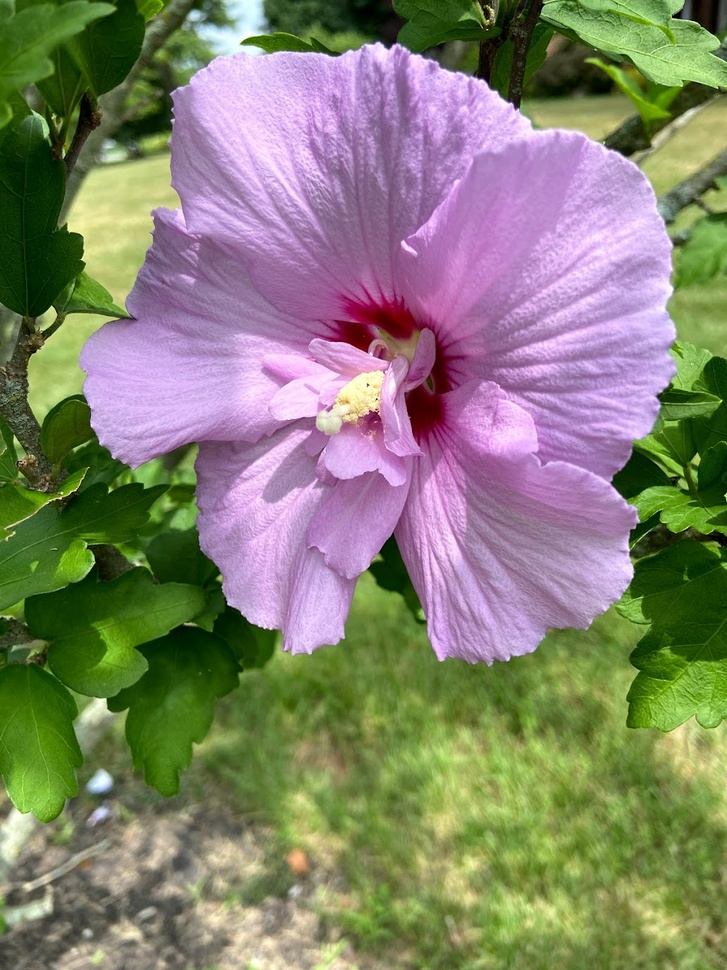
#> input picture resource/hibiscus2.jpg, 727 x 970 px, shrunk from 1032 x 1376 before the run
$ python colorDetection.py
#> lines starting #> are read from the running program, lines starting #| are printed output that depends on the picture
import cv2
import numpy as np

img = cv2.imread("resource/hibiscus2.jpg")
#> img is the input picture: shape (970, 727, 3); mean B, G, R 110.5, 129.9, 131.9
# convert the image to HSV color space
hsvImg = cv2.cvtColor(img,cv2.COLOR_BGR2HSV)
#> hsvImg: shape (970, 727, 3); mean H, S, V 79.3, 120.4, 151.3
# define the range of yellow
yellow_high = np.array([63,90,100]) # HSV
yellow_low = np.array([11,88,73]) # HSV
 # Threshold the HSV image to get only blue colors
mask = cv2.inRange(hsvImg, yellow_low, yellow_high)
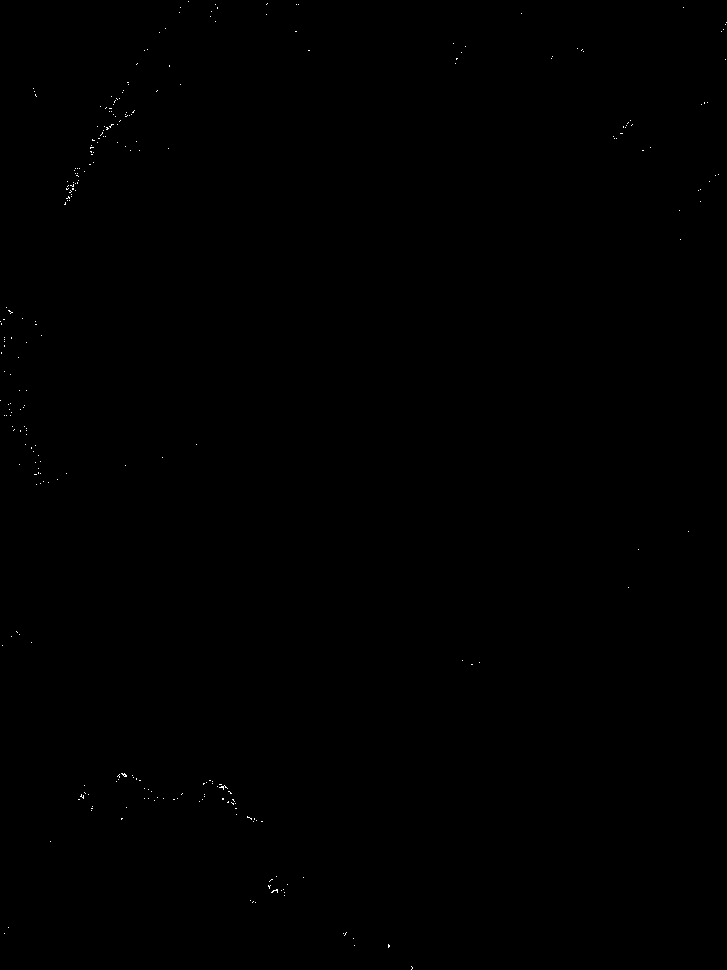
#> mask: shape (970, 727); 0.07% white in thin lines or dots

# Bitwise-AND mask and original image
res = cv2.bitwise_and(img,img, mask= mask)

# display the image
cv2.imshow('original',img)
# cv2.imshow('hsv',hsvImg)
# cv2.imshow('mask',mask)
cv2.imshow('res',res)
cv2.waitKey(0)
cv2.destroyAllWindows()
